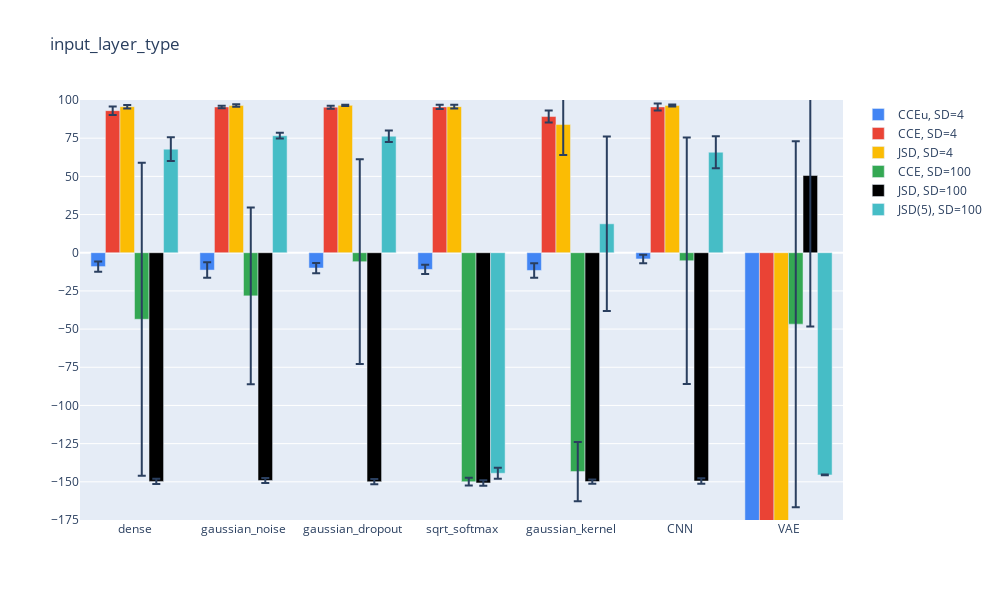

Here is the notebook cell this chart was saved with:
### Code cell
plot_vals(2)
plt.savefig("pictures/results_fig_2.svg")

### Figure 1 — Plotly figure (JSON) as saved in the notebook; plotly's stock layout.template omitted (floating-point values rounded to 4 significant figures)
{"data": [{"error_y": {"array": [3.357, 5.052, 3.358, 3.063, 4.752, 2.781, 13.24]}, "marker": {"color": "#4285F4"}, "name": "CCEu, SD=4", "type": "bar", "x": ["dense", "gaussian_noise", "gaussian_dropout", "sqrt_softmax", "gaussian_kernel", "CNN", "VAE"], "y": [-9.074, -11.36, -10.01, -10.95, -11.6, -4.072, -516.8]}, {"error_y": {"array": [2.788, 0.8496, 0.9752, 1.355, 3.968, 2.284, 167.2]}, "marker": {"color": "#EA4335"}, "name": "CCE, SD=4", "type": "bar", "x": ["dense", "gaussian_noise", "gaussian_dropout", "sqrt_softmax", "gaussian_kernel", "CNN", "VAE"], "y": [93.03, 95.45, 95.33, 95.47, 89.17, 95.47, -394.4]}, {"error_y": {"array": [1.114, 0.7866, 0.4351, 1.261, 19.98, 0.6874, 19.24]}, "marker": {"color": "#FBBC04"}, "name": "JSD, SD=4", "type": "bar", "x": ["dense", "gaussian_noise", "gaussian_dropout", "sqrt_softmax", "gaussian_kernel", "CNN", "VAE"], "y": [95.62, 96.36, 96.49, 95.66, 83.93, 96.37, -611.9]}, {"error_y": {"array": [102.5, 57.89, 67.05, 2.554, 19.36, 80.75, 119.8]}, "marker": {"color": "#34A853"}, "name": "CCE, SD=100", "type": "bar", "x": ["dense", "gaussian_noise", "gaussian_dropout", "sqrt_softmax", "gaussian_kernel", "CNN", "VAE"], "y": [-43.56, -28.24, -5.865, -149.9, -143.3, -5.235, -46.75]}, {"error_y": {"array": [1.778, 1.633, 1.754, 1.788, 1.342, 1.814, 98.92]}, "marker": {"color": "#000000"}, "name": "JSD, SD=100", "type": "bar", "x": ["dense", "gaussian_noise", "gaussian_dropout", "sqrt_softmax", "gaussian_kernel", "CNN", "VAE"], "y": [-149.7, -149.1, -149.9, -150.7, -149.8, -149.5, 50.54]}, {"error_y": {"array": [7.769, 1.876, 3.728, 3.607, 57.08, 10.52, 0.2478]}, "marker": {"color": "#46BDC6"}, "name": "JSD(5), SD=100", "type": "bar", "x": ["dense", "gaussian_noise", "gaussian_dropout", "sqrt_softmax", "gaussian_kernel", "CNN", "VAE"], "y": [67.82, 76.63, 76.31, -144.4, 18.94, 65.79, -145.5]}], "layout": {"height": 600, "title": {"text": "input_layer_type"}, "width": 1000, "yaxis": {"dtick": 25, "range": [-175, 100], "tick0": 0}}}
